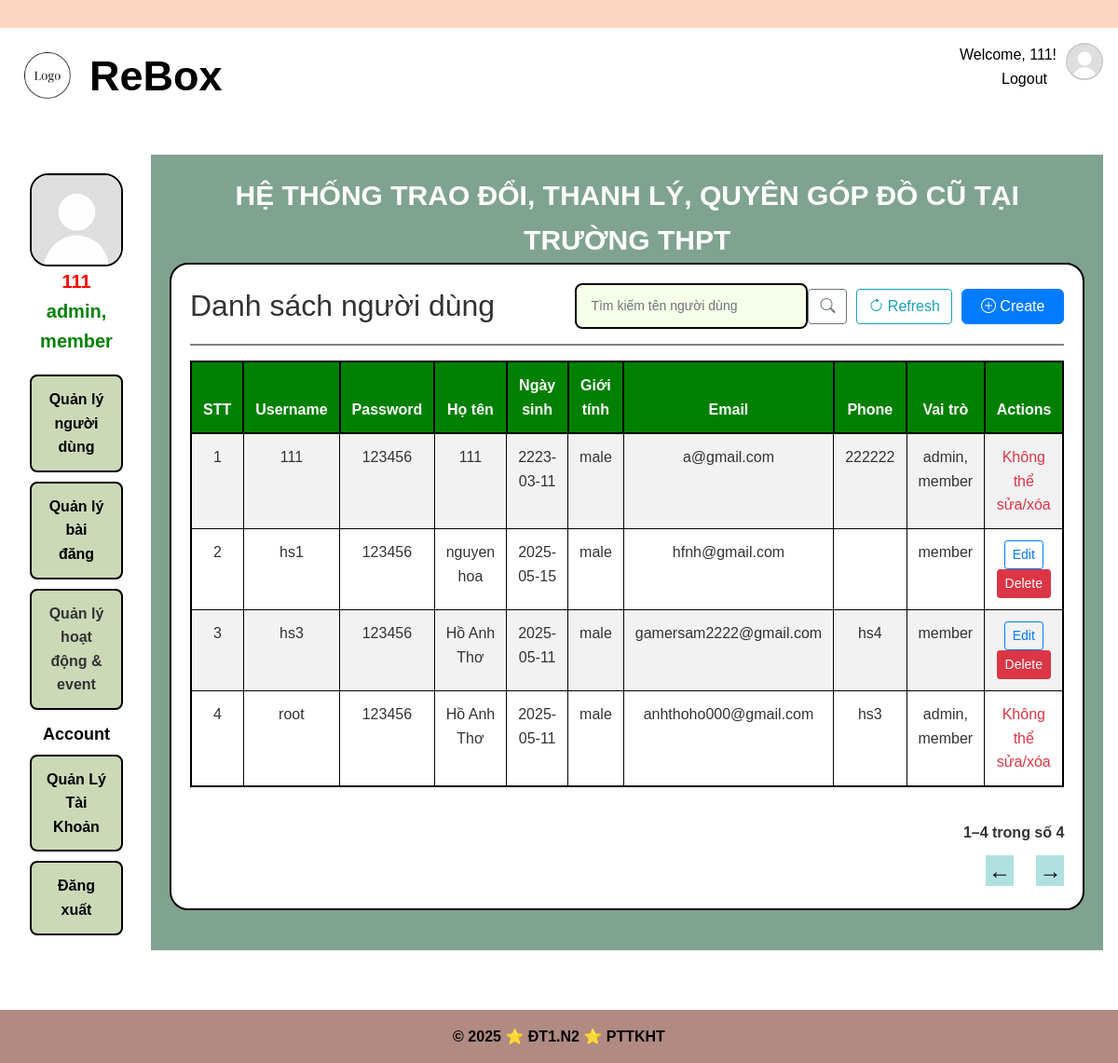
Before: /admin/users (signed in) with the older database file.
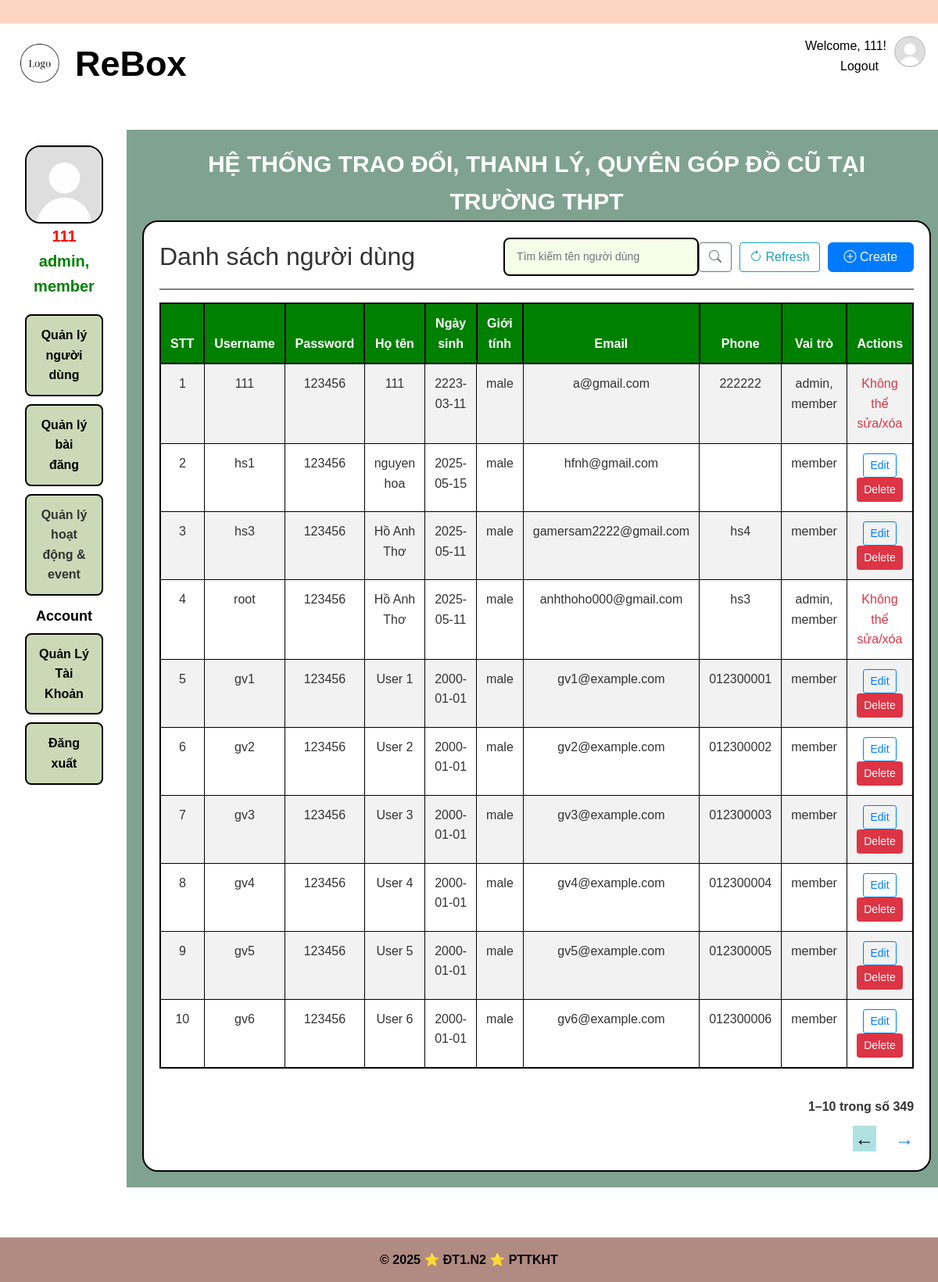
After: the same page with the newer database file.
### app/models/user.py (models this page shows, shortened)
class User(UserMixin, csdl.Model):
    id = csdl.Column(csdl.Integer, primary_key=True)
    username = csdl.Column(csdl.String(50), unique=True, nullable=False)
    password  = csdl.Column(csdl.String(128), nullable=False)
    avatar = csdl.Column(csdl.Text, nullable = True)
    fullname = csdl.Column(csdl.String(120), nullable=False)
    date_of_birth = csdl.Column(csdl.Date, nullable = True)
    gender = csdl.Column(csdl.String(10), nullable = True)
    address = csdl.Column(csdl.Text, nullable = True)
    email = csdl.Column(csdl.String(120), unique=True, nullable=False)
    phone = csdl.Column(csdl.String(20), nullable=True) #co the null
    facebook = csdl.Column(csdl.Text, nullable =True)
    roles = csdl.relationship('Role', secondary='user_role', backref=csdl.backref('users', lazy='dynamic'))
    created_date = csdl.Column(csdl.DateTime, default=datetime.utcnow)  # Thêm dòng này
    def get_username(self):
        return self.username
    def get_fullname(self):
        return self.fullname
    def get_gender(self):
        return self.gender
    def get_date_of_birth(self):
        return self.date_of_birth
    def get_email(self):
        return self.email
    def get_phone(self):
        return self.phone
    def get_password(self):
        return self.password
    def has_role(self, role_name):
        for role in self.roles:
            if role.name == role_name:
                return True
        return False
    def get_role(self):
        return ', '.join(role.name for role in self.roles)

### app/models/role.py (models this page shows)
class Role(csdl.Model):
    id = csdl.Column(csdl.Integer, primary_key=True)
    name = csdl.Column(csdl.String(50), unique=True, nullable=False)  # Tên vai trò: 'admin', 'user', ...

### app/userManagement/routes.py (the view)
@userManagement_blueprint.route('/admin/users')
def manage_user():
    if current_user.has_role('admin'):
        query = User.query
        page = request.args.get('page', 1, type=int)
        per_page = 10
        pagination = query.paginate(page=page, per_page=per_page, error_out=False)
        users = pagination.items
        start = (page - 1) * per_page + 1
        end = min(start + per_page - 1, pagination.total)
        return render_template('userManagement/manage_user.html', users=users , pagination=pagination, end = end , start = start)
    else:
        flash('Username không phải là admin!', 'danger')
        return redirect(url_for('auth.adminLogin'))

### app/userManagement/templates/userManagement/manage_user.html (shortened to what this page needs)
{% extends 'manageMenu.html' %} {% block ManagementContent %}
<div class="manager-user-frame">
   {% if not (action == "Edit" and user)
  and not (action == "Create" and user) %}
  <div class="d-flex justify-content-between align-items-center mb-3">
    <link
      rel="stylesheet"
      href="https://cdn.jsdelivr.net/npm/bootstrap-icons@1.11.3/font/bootstrap-icons.min.css"
    />
    <h2 class="mb-0">Danh sách người dùng</h2>
    <form
      class="d-flex align-items-center"
      method="POST"
      action="{{ url_for('userManagement.search_user') }}"
    >
      <input
        type="text"
        class="form-control me-2"
        name="user_name"
        placeholder="Tìm kiếm tên người dùng"
        style="width: 250px"
        required
      />
      <button
        type="submit"
        class="btn btn-outline-secondary"
        style="margin-right: 10px"
        aria-label="Search"
      >
        <i class="bi bi-search"></i>
      </button>
      <a
        href="{{ url_for('userManagement.manage_user') }}"
        class="btn btn-outline-info"
        style="margin-right: 10px"
        aria-label="Refresh"
        title="Làm mới danh sách"
      >
        <i class="bi bi-arrow-clockwise"></i> Refresh
      </a>
      <a
        href="{{ url_for('userManagement.create_user') }}"
        class="btn btn-primary"
        style="padding: 6px 20px; font-weight: 500; border-radius: 6px"
      >
        <i class="bi bi-plus-circle"></i> Create
      </a>
    </form>
  </div>
  <hr
    style="
      border: none;
      height: 2px;
      background-color: gray;
      width: 100%;
      align-self: center;
    "
  />
  {% endif %}  {% if action
  == 'Search' %} {% if user %}
  <div class="table-responsive mb-4">
    <table class="table table-striped table-hover align-middle">
      <thead class="table-dark">
        <tr>
          <th scope="col">STT</th>
          <th scope="col">Username</th>
          <th scope="col">Password</th>
          <th scope="col">Họ tên</th>
          <th scope="col">Ngày sinh</th>
          <th scope="col">Giới tính</th>
          <th scope="col">Email</th>
          <th scope="col">Phone</th>
          <th scope="col">Vai trò</th>
          <th scope="col">Actions</th>
        </tr>
      </thead>
      <tbody>
        <tr>
          <td>1</td>
          <td>{{ user.get_username() }}</td>
          <td>{{ user.get_password() }}</td>
          <td>{{ user.get_fullname() }}</td>
          <td>{{ user.get_date_of_birth() }}</td>
          <td>{{ user.get_gender() }}</td>
          <td>{{ user.get_email() }}</td>
          <td>{{ user.get_phone() }}</td>
          <td>
            {{ user.get_role() if user and user.get_role() else 'Không có vai
            trò' }}
          </td>
          <td>
            {% if user.username == current_user.username %}
            <span class="text-danger" title="Không thể sửa hoặc xóa chính mình"
              >Không thể sửa/xóa chính mình</span
            >
            {% elif user.username == 'root' %}
            <span
              class="text-danger"
              title="Không thể sửa hoặc xóa tài khoản root"
              >Không thể sửa/xóa root</span
            >
            {% elif user.has_role('admin') and current_user.username != 'root'
            %}
            <span
              class="text-danger"
              title="Chỉ root mới được sửa hoặc xóa admin"
              >Chỉ root mới được sửa/xóa admin</span
            >
            {% else %}
            <a
              href="{{ url_for('userManagement.edit_user', user_id=user.id) }}"
              class="btn btn-sm btn-outline-primary me-1"
              >Edit</a
            >
            <a
              href="{{ url_for('userManagement.delete_user', user_id=user.id) }}"
              class="btn btn-sm btn-danger"
              onclick="return confirm('Bạn có chắc muốn xóa người dùng này?');"
              >Delete
            </a>
            {% if current_user.username == 'root' %}
            <a
              href="{{ url_for('userManagement.grant_roles', user_id=u.id) }}"
              class="btn btn-sm btn-warning ms-1"
              >Grant Role</a
            >
            {% endif %} {% endif %}
          </td>
        </tr>
      </tbody>
    </table>
  </div>
  {% else %}
  <div class="alert alert-warning">Không tìm thấy người dùng.</div>
  {% endif %} {% elif not (action == "Edit" and user) and not (action ==
  "Create" and user) %}
  <div class="table-responsive">
    <table class="table table-striped table-hover align-middle">
      <thead class="table-dark">
        <tr>
          <th scope="col">STT</th>
          <th scope="col">Username</th>
          <th scope="col">Password</th>
          <th scope="col">Họ tên</th>
          <th scope="col">Ngày sinh</th>
          <th scope="col">Giới tính</th>
          <th scope="col">Email</th>
          <th scope="col">Phone</th>
          <th scope="col">Vai trò</th>
          <th scope="col">Actions</th>
        </tr>
      </thead>
      <tbody>
        {% for u in users %}
        <tr>
          <td>{{ loop.index }}</td>
          <td>{{ u.get_username() }}</td>
          <td>{{ u.get_password() }}</td>
          <td>{{ u.get_fullname() }}</td>
          <td>{{ u.get_date_of_birth() }}</td>
          <td>{{ u.get_gender() }}</td>
          <td>{{ u.get_email() }}</td>
          <td>{{ u.get_phone() }}</td>
          <td>{{ u.get_role() if u.get_role() else 'Không có vai trò' }}</td>
          <td>
            {% if u.username == current_user.username %}
            <span class="text-danger" title="Không thể sửa hoặc xóa chính mình"
              >Không thể sửa/xóa</span
            >
            {% elif u.username == 'root' %}
            <span
              class="text-danger"
              title="Không thể sửa hoặc xóa tài khoản root"
              >Không thể sửa/xóa</span
            >
            {% elif u.has_role('admin') and current_user.username != 'root' %}
            <span
              class="text-danger"
              title="Chỉ root mới được sửa hoặc xóa admin"
              >Không thể sửa/xóa</span
            >
            {% else %}
            <a
              href="{{ url_for('userManagement.edit_user', user_id=u.id) }}"
              class="btn btn-sm btn-outline-primary me-1"
              >Edit</a
            >
            <a
              href="{{ url_for('userManagement.delete_user', user_id=u.id) }}"
              class="btn btn-sm btn-danger"
              onclick="return confirm('Bạn có chắc muốn xóa người dùng này?');"
              >Delete</a
            >
             {% endif %}
          </td>
        </tr>
        {% endfor %}
      </tbody>
    </table>
  </div>
  {% endif %}
  {% if users and users|length > 0 %}
  <div
    class="pagination-info"
    style="text-align: right; margin-top: 20px; font-weight: bold"
  >
    {{ start }}–{{ end }} trong số {{ pagination.total }}
  </div>
  <div class="pagination-controls" style="text-align: right; margin-top: 10px">
    {% if pagination.has_prev %}
    <a
      href="{{ url_for('userManagement.manage_user', page=pagination.prev_num) }}"
      style="margin-right: 20px; font-size: 24px; text-decoration: none"
      >←</a
    >
    {% else %}
    <span
      style="
        margin-right: 20px;
        font-size: 24px;
        font-weight: bold;
        color: black;
        background-color: var(--mau5);
        padding: 3px;
      "
      >←</span
    >
    {% endif %} {% if pagination.has_next %}
    <a
      href="{{ url_for('userManagement.manage_user', page=pagination.next_num) }}"
      style="font-size: 24px; text-decoration: none"
      >→</a
    >
    {% else %}
    <span
      style="
        font-size: 24px;
        font-weight: bold;
        color: black;
        background-color: var(--mau5);
        padding: 3px;
      "
      >→</span
    >
    {% endif %}
  </div>
  {% endif %}
</div>
{% endblock %}

### app/templates/manageMenu.html (shortened to what this page needs)
{% extends 'base.html' %}
{% block extra_css %}
<link
  rel="stylesheet"
  href="{{ url_for('static', filename='css/admin.css') }}"
/>
<link
  rel="stylesheet"
  href="{{ url_for('static', filename='css/color.css') }}"
/>
{% endblock %}
{% block content %}
<div class="manageMenu">
  <div class="manageMenu-sidebar">
    <aside class="manageMenu-aside">
      <div class="admin-info">
        <img
          src="{{ user.avatar or url_for('static', filename='image/avatar.png') }}"
          alt="Avatar"
          width="100px"
          style="
            display: block;
            margin: 0 auto;
            border: 2px solid black;
            border-radius: 20px;
          "
        />
        <div style="text-align: center; font-size: 20px; font-weight: bold">
          <div style="color: red">{{ user.username }}</div>
          <div style="color: green">
            {{ user.get_role() if user and user.get_role() else 'Không có vai
            trò' }}
          </div>
        </div>
      </div>
      <nav class="manageMenu-nav">
        <ul>
          {% if has_role(current_user,'admin') %}
          <li>
            <a href="{{ url_for('userManagement.manage_user') }}">
              Quản lý người dùng
            </a>
          </li>
          <li>
            <a href="{{ url_for('postManagement.manage_post') }}">
              Quản lý bài đăng
            </a>
          </li>
          <li>Quản lý hoạt động & event</li>
          {%endif%}
        </ul>
        <h1>Account</h1>
        <ul>
          <li>
            <a href="{{ url_for('accountManagement.view_profile') }}">
              Quản Lý Tài Khoản
            </a>
          </li>
          <li>
            <a href="{{ url_for('auth.logout') }}"> Đăng xuất </a>
          </li>
        </ul>
      </nav>
    </aside>
  </div>
  <div class="manageMenu-content">
    <p
      style="
        text-align: center;
        font-size: 30px;
        color: white;
        font-weight: bold;
        padding-left: 30px;
        padding-right: 30px;
      "
    >
      HỆ THỐNG TRAO ĐỔI, THANH LÝ, QUYÊN GÓP ĐỒ CŨ TẠI TRƯỜNG THPT
    </p>
    {% block ManagementContent %}{% endblock %}
  </div>
</div>
{% endblock %}

### app/templates/base.html (shortened to what this page needs)
<!DOCTYPE html>
<html lang="vi-VN">
  <head>
    <link
      rel="stylesheet"
      href="https://cdn.jsdelivr.net/npm/bootstrap@4.0.0/dist/css/bootstrap.min.css"
    />
    <link
      rel="stylesheet"
      href="{{ url_for('static', filename='css/base.css') }}"
    />
    {% block extra_css %}{% endblock %}
  </head>
  <body>
    <header>
      <div class="top-bar"></div>
      <div class="header-logo">
        <div class="logo-image">
          <a href="{{ url_for('home.homepage') }}">
            <img
              src="{{ url_for('static', filename='image/logo.png') }}"
              alt="logo"
              style="width: 50px"
            />
          </a>
        </div>
        <div class="name-web">
          <p>ReBox</p>
        </div>
        <div class="select-login">
          <nav class="nav-select-login">
            {% if current_user.is_authenticated %}
            <p>Welcome, {{ current_user.username }}!</p>
            <a href="{{ url_for('auth.logout') }}">Logout</a>
            {% else %}
            <a href="{{ url_for('auth.login') }}">Login</a> |
            <a href="{{ url_for('auth.register') }}">Register</a> |
            <a href="{{ url_for('auth.adminLogin') }}">Admin</a>
            {% endif %}
          </nav>
        </div>
        <div class="dropdown">
          <a  id="avatarDropdown" data-bs-toggle="dropdown" aria-expanded="false">
            <img src="{{ user.avatar or url_for('static', filename='image/avatar.png') }}" alt="avatar" class="rounded-circle" width="40" height="40" style="object-fit: cover; border: 2px solid #ccc; margin-left: 10px; cursor: pointer;">
          </a>
        </div>
      </div>
    </header>
    <main>{% block content %} {% endblock %}</main>
    <footer>
      <div class="footer-content">
        <p>&copy; 2025 ⭐ ĐT1.N2 ⭐ PTTKHT</p>
      </div>
    </footer>
  </body>
</html>

Changed rows visible on the page:
added User: get_username "gv1", get_password "123456", get_fullname "User 1", get_date_of_birth "2000-01-01", get_gender "male", get_email "gv1@example.com", get_phone "012300001", name "member"
added User: get_username "gv2", get_password "123456", get_fullname "User 2", get_date_of_birth "2000-01-01", get_gender "male", get_email "gv2@example.com", get_phone "012300002", name "member"
added User: get_username "gv3", get_password "123456", get_fullname "User 3", get_date_of_birth "2000-01-01", get_gender "male", get_email "gv3@example.com", get_phone "012300003", name "member"
added User: get_username "gv4", get_password "123456", get_fullname "User 4", get_date_of_birth "2000-01-01", get_gender "male", get_email "gv4@example.com", get_phone "012300004", name "member"
added User: get_username "gv5", get_password "123456", get_fullname "User 5", get_date_of_birth "2000-01-01", get_gender "male", get_email "gv5@example.com", get_phone "012300005", name "member"
added User: get_username "gv6", get_password "123456", get_fullname "User 6", get_date_of_birth "2000-01-01", get_gender "male", get_email "gv6@example.com", get_phone "012300006", name "member"
Other visible differences:
{{ end }}: "4" → "10"
{{ pagination.total }}: "4" → "349"
